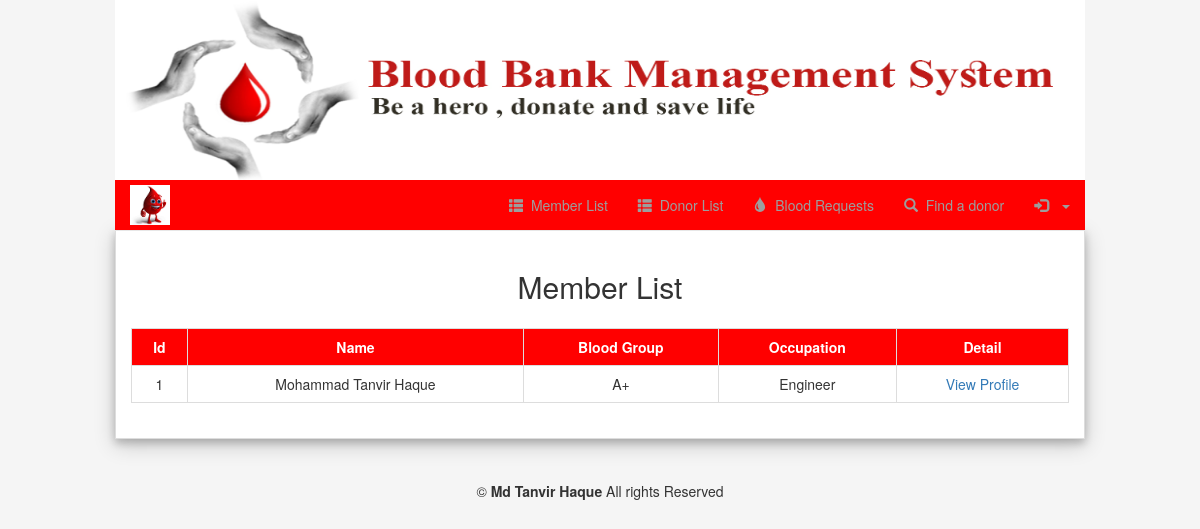
/memberlist.php, run on the app's committed database.
### tables this page shows
CREATE TABLE `tbl_member` (
  `id` int(11) NOT NULL,
  `userid` varchar(50) NOT NULL,
  `pass` varchar(200) NOT NULL,
  `name` varchar(100) NOT NULL,
  `blood` varchar(10) NOT NULL,
  `weight` int(10) NOT NULL,
  `gender` varchar(20) NOT NULL,
  `age` int(10) NOT NULL,
  `dob` date NOT NULL,
  `email` varchar(100) NOT NULL,
  `mobile` int(30) NOT NULL,
  `address` text NOT NULL,
  `joini` text NOT NULL,
  `occu` varchar(100) NOT NULL
);

### classes/Donor.php (called while the page is built, shortened)
<?php
	include "DB.php";
	class Donor{
		private $table2='tbl_member';
		public function getSession(){
			return @$_SESSION['login'];
		}
		public function readAllmember(){
			$sql="SELECT * FROM $this->table2";
			$stmt= DB::prepare($sql);
			$stmt->execute();
			return $stmt->fetchAll();
		}
	}
 ?>

### classes/DB.php (called while the page is built, shortened)
<?php
	class DB{
			private static $pdo;
			public static function connection(){
				if(!isset(self::$pdo)){
					try {
						self::$pdo=new PDO('mysql:host='.DB_HOST.';dbname='.DB_NAME,DB_USER,DB_PASS);
					} catch (PDOException $e) {
						echo $e->getMessage();
					}
				}
				return self::$pdo;
			}
	public static function prepare($sql){
		return self::connection()->prepare($sql);
	}
}
?>

### memberlist.php (the view, shortened to what this page needs)
<?php
      $user = new Donor();
?>
<!DOCTYPE html>
<html lang="en">
  <head>
    <link href="css/bootstrap.min.css" rel="stylesheet">
    <link rel="stylesheet" href="font-awesome/css/font-awesome.min.css">
    <link rel="stylesheet" type="text/css" href="bootstrap-social/bootstrap-social.css">
  </head>
  <body style="background-color: #f5f5f5">
<div class= "col-md-offset-1 col-md-10" >
    <img src="images/logo.jpg" style="height:180px;width: 100%" >
<div class="navbar navbar-inverse navbar-static-top">
    <div class="container-fluid">
      <a href="#" class="navbar-brand navbar-left"><img style="max-width:40px; margin-top: -10px;"src="images/002.jpg"></a>
      <div class="collapse navbar-collapse navHeadercollapse">
        <ul class="nav navbar-nav navbar-right">
          <li><a href="memberlist.php"><span class="glyphicon glyphicon-th-list"></span>&nbsp;&nbsp;Member List</a></li>
          <li><a href="donorlist.php"><span class="glyphicon glyphicon-th-list"></span>&nbsp;&nbsp;Donor List</a></li>
          <li><a href="bloodrequest.php"><span class="glyphicon glyphicon-tint"></span>&nbsp;&nbsp;Blood Requests</a></li>
           <li><a href="finddonor.php"><span class="glyphicon glyphicon-search"></span>&nbsp;&nbsp;Find a donor</a></li>
          <li class="dropdown"><a href="#" class="dropdown-toggle" data-toggle='dropdown'><span class="glyphicon glyphicon-log-in"></span>&nbsp;&nbsp;<?php echo $usid?> <b class="caret"></b></a>
          </li>
        </ul>
      </div>
    </div>
   </div>
</div>
<div class="">
  <div class="col-md-offset-1 col-md-10" style="position: relative;top: -22px;">
    <div class="panel panel-default card" style="border-radius: 0px;">
      <br>
         <center><h2>Member List </h2></center>
      <div class="panel-body">
        <div class="row">
          <div class="col-md-12">
            <div class="table-responsive">
                  <table class="table table-bordered tbal">
                                <tr style="background-color: red ; color: white;">
                                    <th><center>Id</center></th>
                                    <th><center>Name</center></th>
                                    <th><center>Blood Group</center></th>
                                    <th><center>Occupation</center></th>
                                    <th><center>Detail</center></th>
                                </tr>
                <?php
                  $i=0;
                  foreach ($user->readAllmember() as $key => $value) {
                    $i++
                ?>
                                <tr>
                                  <td><?php echo $i;?></td>
                                  <td><?php echo $value['name'];?></td>
                                  <td><?php echo $value['blood'];?></td>
                                  <td>
                                      <?php echo $value['occu'];?>
                                  </td>
                                  <td>
                                    <?php
                                        if ($user->getSession()) {
                                    ?>
                                    <a href="mprofile.php?id=<?php echo $value['id'];?>">View Profile</a>
                                    <?php }else{ ?>
                                    <a href="memberlist.php" onclick="alert('you must be logged in to View Profile .')">View Profile</a>
                                  <?php } ?>
                                  </td>
                                </tr>
                <?php  } ?>
                    </table>
          </div>
          </div>
        </div>
      </div>
    </div>
  </div>
</div>
        <footer class="page-footer blue center-on-small-only" id="footer">
            <div class="footer-copyright text-center rgba-black-light">
                <div class="col-md-offset-1 col-md-10" style="margin-bottom: 20px;">
                  © <span style="font-weight: bold;">Md Tanvir Haque</span> All rights Reserved
                </div>
            </div>
        </footer>
  </body>
</html>

### memberlist.php (style rules this page uses)
.navbar-inverse { background-color: #FF0000; border-color: #E7E7E7; }
div.card { box-shadow: 0 4px 8px 0 rgba(0, 0, 0, 0.2), 0 6px 20px 0 rgba(0, 0, 0, 0.19); }
.tbal { text-align: center; }
tr:nth-child(odd) { background-color: #ffcccc }
#footer { height: 100px; background-color: #f5f5f5; }

### data on the page
tbl_member: name "Mohammad Tanvir Haque", blood "A+", occu "Engineer"
